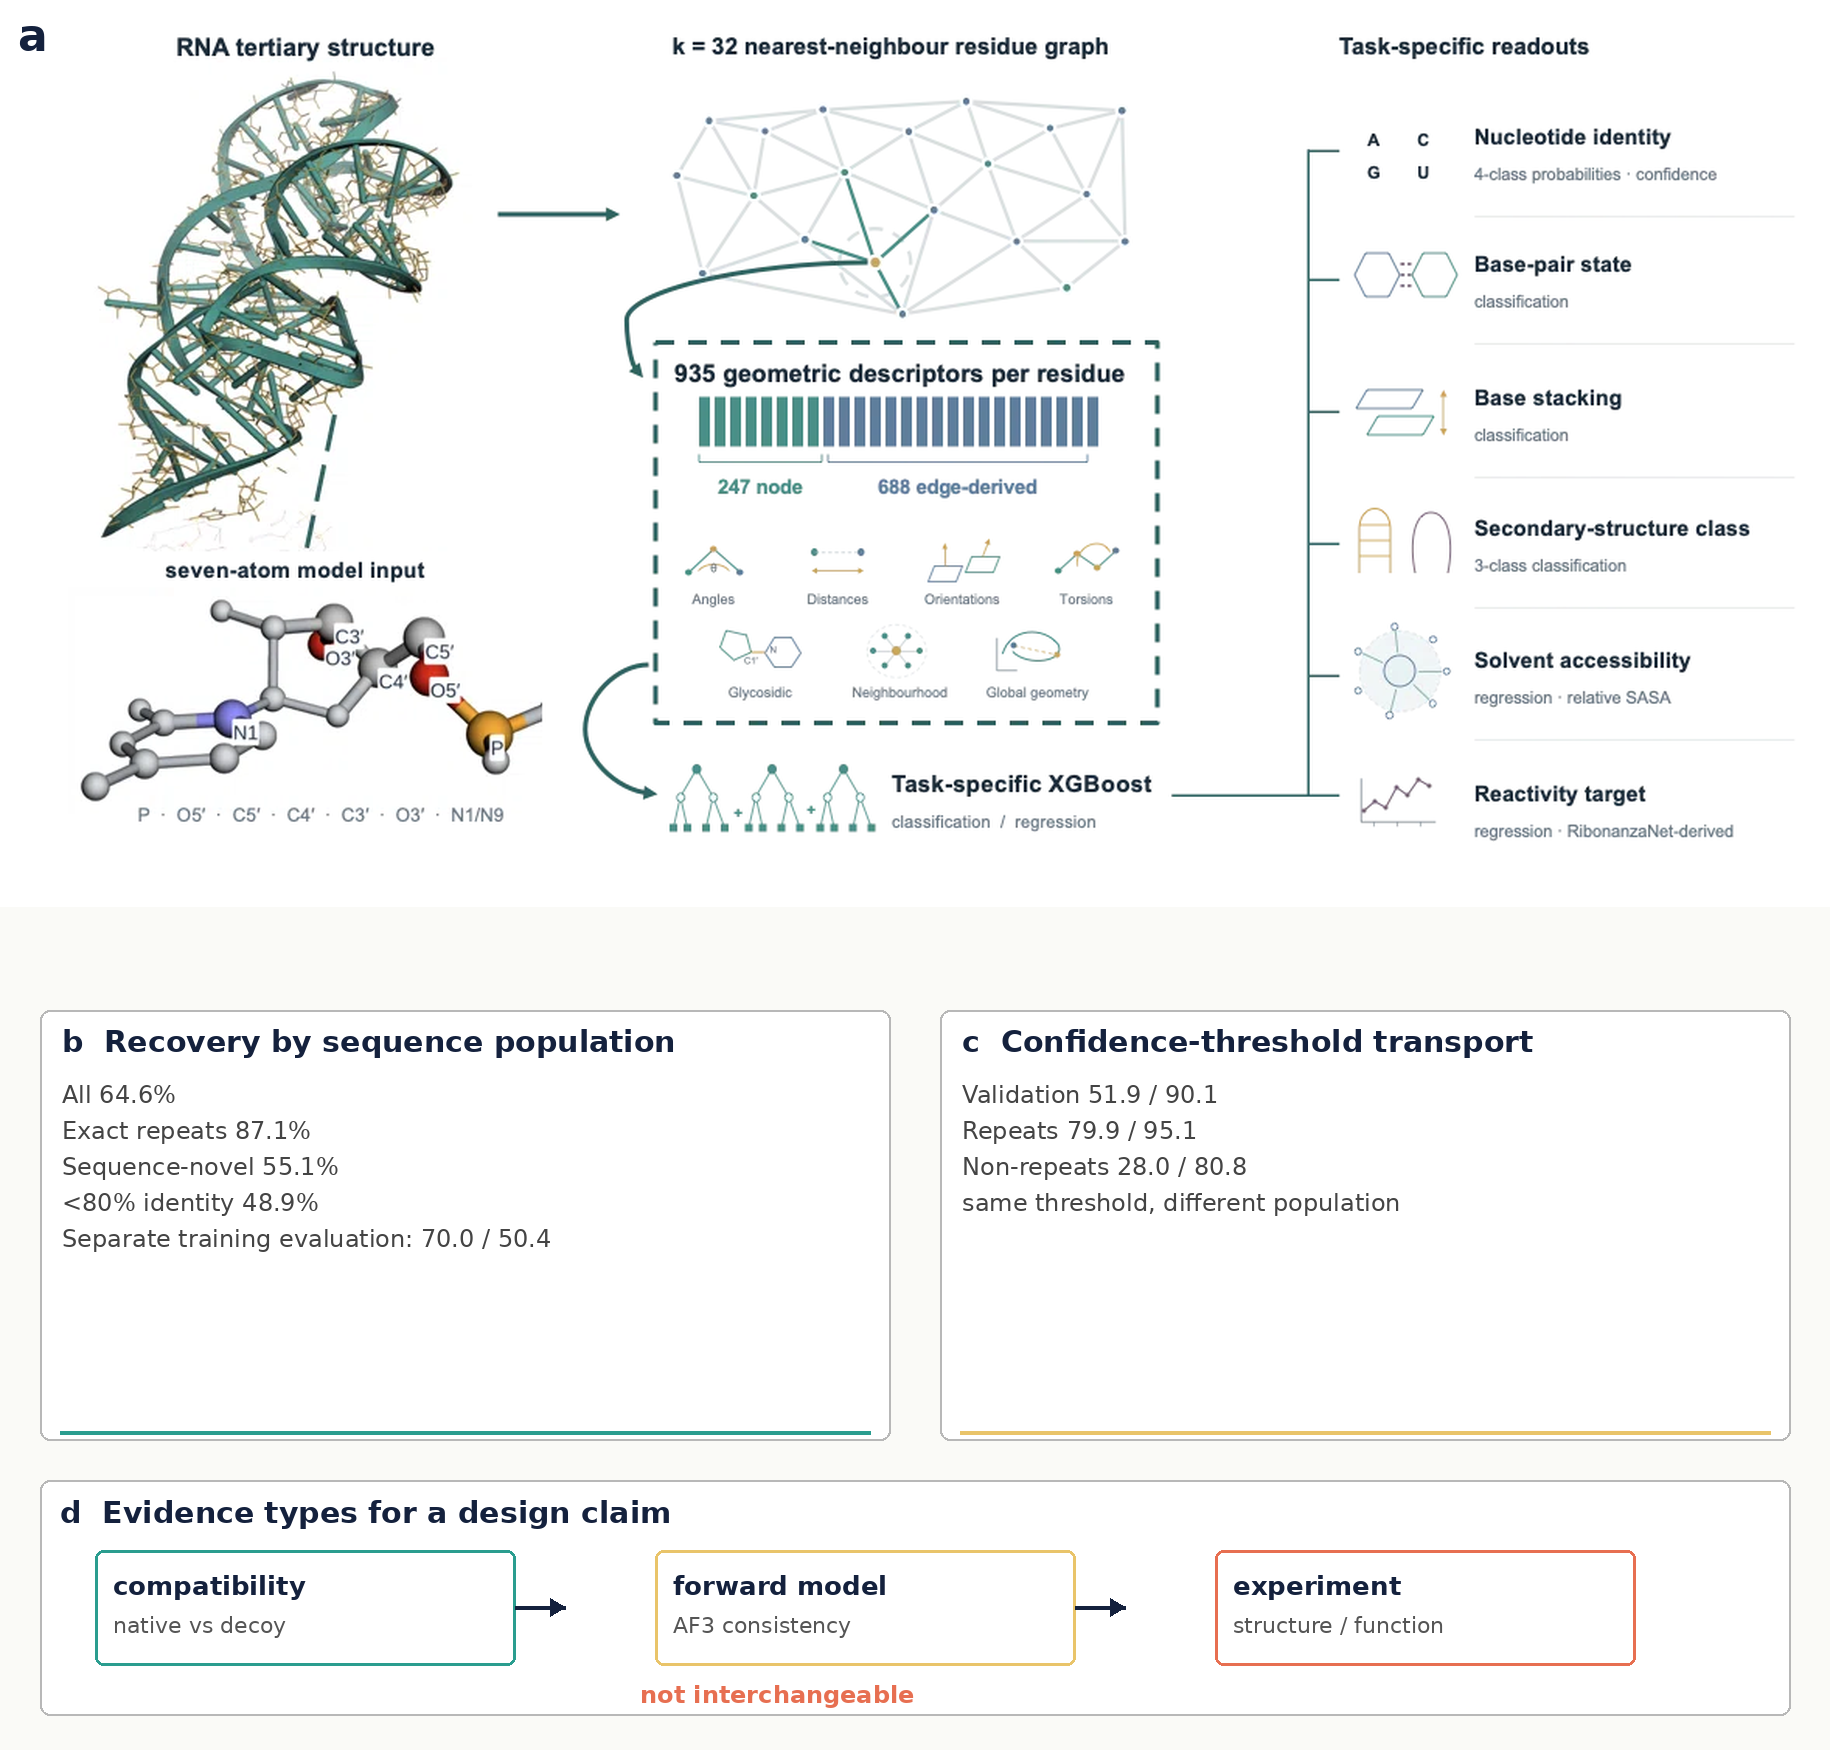

Reproduce this figure in Python.
"""Rough Figure 1 layout mockup using the supplied pipeline artwork."""
from PIL import Image, ImageDraw, ImageFont
from pathlib import Path

SRC = "/mnt/c/Users/letgao/.dsh/attachments/v1/objects/06/06ae3674912fe07741b6fc67ceca4276dc2b658bbf625eaa82f9e8d2a1d3b01d"
OUT = Path("/home/glt/rnaxgb/overleaf/figures/fig1_pipeline_layout.png")
W, H = 1830, 1750
img = Image.new("RGB", (W, H), "#FAFAF7")
d = ImageDraw.Draw(img)
INK = "#14213D"; TEAL = "#2A9D8F"; AMBER = "#E9C46A"; CORAL = "#E76F51"; GREY = "#B8B8B8"

def font(size, bold=False):
    try:
        return ImageFont.truetype("/usr/share/fonts/truetype/dejavu/DejaVuSans-Bold.ttf" if bold
                                  else "/usr/share/fonts/truetype/dejavu/DejaVuSans.ttf", size)
    except Exception:
        return ImageFont.load_default()

# top pipeline
src = Image.open(SRC).convert("RGBA")
bg = Image.new("RGBA", src.size, "white")
bg.alpha_composite(src)
src = bg.convert("RGB")
top_h = int(src.height * W / src.width)
src = src.resize((W, top_h), Image.LANCZOS)
img.paste(src, (0, 0))
d.text((18, 10), "a", fill=INK, font=font(44, True))

# bottom cards
def card(x, y, w, h, title, lines, accent=TEAL):
    d.rounded_rectangle((x, y, x+w, y+h), radius=10, fill="white", outline=GREY, width=2)
    d.text((x+22, y+14), title, fill=INK, font=font(30, True))
    yy = y + 70
    for line in lines:
        d.text((x+22, yy), line, fill="#444444", font=font(24))
        yy += 36
    d.line((x+20, y+h-8, x+w-20, y+h-8), fill=accent, width=4)

card(40, 1010, 850, 430, "b  Recovery by sequence population",
     ["All 64.6%", "Exact repeats 87.1%", "Sequence-novel 55.1%", "<80% identity 48.9%",
      "Separate training evaluation: 70.0 / 50.4"], TEAL)
card(940, 1010, 850, 430, "c  Confidence-threshold transport",
     ["Validation 51.9 / 90.1", "Repeats 79.9 / 95.1", "Non-repeats 28.0 / 80.8",
      "same threshold, different population"], AMBER)

# d evidence gates
d.rounded_rectangle((40, 1480, 1790, 1715), radius=10, fill="white", outline=GREY, width=2)
d.text((60, 1495), "d  Evidence types for a design claim", fill=INK, font=font(30, True))
gates = [("compatibility", "native vs decoy"), ("forward model", "AF3 consistency"),
         ("experiment", "structure / function")]
for i, (a, b) in enumerate(gates):
    x = 95 + i * 560
    d.rounded_rectangle((x, 1550, x+420, 1665), radius=8, fill="#FFFFFF",
                        outline=[TEAL, AMBER, CORAL][i], width=3)
    d.text((x+18, 1570), a, fill=INK, font=font(26, True))
    d.text((x+18, 1612), b, fill="#555555", font=font(22))
    if i < 2:
        d.line((x+420, 1607, x+470, 1607), fill=INK, width=4)
        d.polygon([(x+470, 1607), (x+455, 1598), (x+455, 1616)], fill=INK)
d.text((640, 1680), "not interchangeable", fill=CORAL, font=font(24, True))

img.save(OUT, quality=95)
print("wrote", OUT, img.size)
